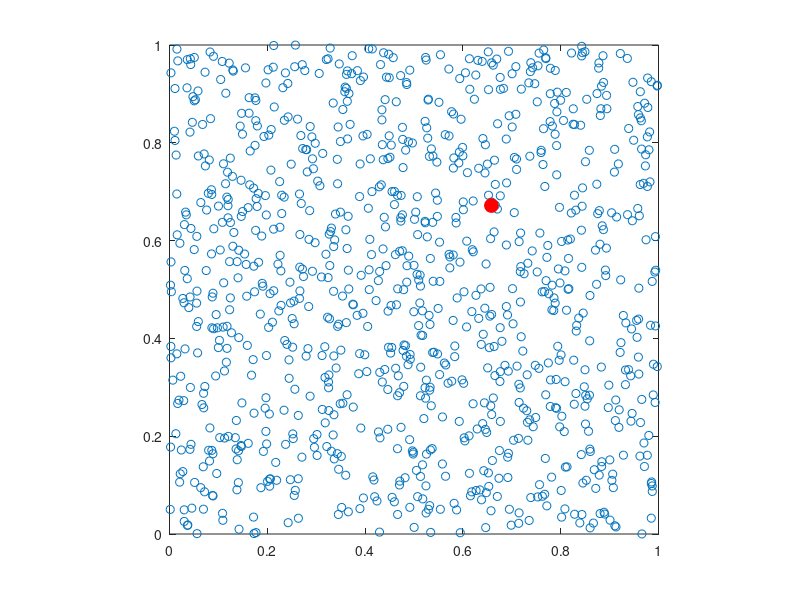

The MATLAB source for this figure:
function [xm,ym,theta,ecc]=JKD2_XY_calculate2Dmomentpoints(points,weigh);
%JWJK_C:-------------------------------------------------------------------
%Title: calculate2Dmomentpoints 

%Summary:Central angular moment of a collection of points (X,Y,I)
%'I' can serve as weight or not
%from: http://en.wikipedia.org/wiki/Image_moment
%JacobKers 2012

%:JWJK_C------------------------------------------------------------------- 



if nargin<2  %DEMO Mode: random collection of points with intensity increasing with x and y
    weigh=1;
    n=1000;    
    x=rand(n,1);
    y=rand(n,1);
    I=x.*y;   %to add assymmetry
    points=[x y I];
end

    x=points(:,1);
    y=points(:,2);
    I=points(:,3);

    
 if ~weigh,
     I=0*I+1;
 end
     

%raw moments M_ij of points: Mij=sum(x^i*y^j*Ixy)
M00=sum(sum(I));
M10=sum(sum(x.*I));
M11=sum(sum(y.*x.*I));
M01=sum(sum(y.*I));
M20=sum(sum(x.^2.*I));
M02=sum(sum(y.^2.*I));

%Centroid row 
xm=M10/M00; 
%Centroid column 
ym=M01/M00;

%Second order central moments
mu_prime20=M20/M00-xm^2;
mu_prime02=M02/M00-ym^2;
mu_prime11=M11/M00-xm*ym;

theta=0.5*atan(2*mu_prime11/(mu_prime20-mu_prime02))*180/pi;

%eigenvalues covariance matrix:
labda1=0.5*(mu_prime20+mu_prime02)+0.5*(4*mu_prime11^2+(mu_prime20-mu_prime02)^2)^0.5;
labda2=0.5*(mu_prime20+mu_prime02)-0.5*(4*mu_prime11^2+(mu_prime20-mu_prime02)^2)^0.5;
%eccentricity
ecc=(1-labda2/labda1)^0.5;

%---------------------------------------------------------------
%now, theta can be either perpendicular or parallel to all points.
%to check, we calculate the cumulative distance of the points to the line given by xm,ym and theta:
k2=tan(theta*pi/180); 
k1=-1/k2;  %perpendicular slope

xc1=((y-ym)+k1*xm-k2*x)/(k1-k2); 
yc1=ym+k1*(xc1-xm); 
dist1=sum((x-xc1).^2+(y-yc1).^2).^0.5;  
%


xc2=((y-ym)+k2*xm-k1*x)/(k2-k1); 
yc2=ym+k2*(xc2-xm); 
dist2=sum((x-xc2).^2+(y-yc2).^2).^0.5;  
%


thets=[theta+90 theta];
dists=[dist1 dist2]; [~,idx]=min(dists); theta=thets(idx);

 %--------------------------------------------------------
 
 if nargin<2
     close all;
     plot(x,y, 'o'); hold on; axis square
     plot(xm,ym,'ro', 'MarkerSize',10, 'MarkerFaceColor', 'r');
 end
 dum=1;

